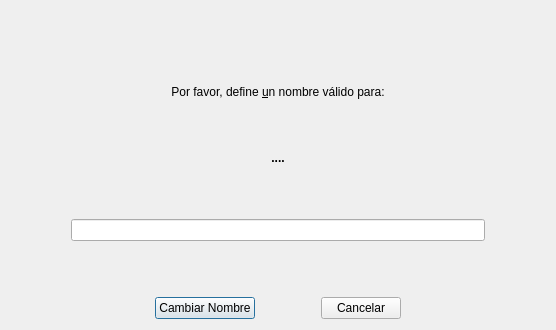
<?xml version="1.0" encoding="UTF-8"?>
<ui version="4.0">
 <class>Dialog</class>
 <widget class="QDialog" name="Dialog">
  <property name="geometry">
   <rect>
    <x>0</x>
    <y>0</y>
    <width>556</width>
    <height>330</height>
   </rect>
  </property>
  <property name="windowTitle">
   <string>Cambiar Nombre Grupo</string>
  </property>
  <layout class="QVBoxLayout" name="verticalLayout">
   <item>
    <spacer name="verticalSpacer_3">
     <property name="orientation">
      <enum>Qt::Vertical</enum>
     </property>
     <property name="sizeType">
      <enum>QSizePolicy::Fixed</enum>
     </property>
     <property name="sizeHint" stdset="0">
      <size>
       <width>20</width>
       <height>50</height>
      </size>
     </property>
    </spacer>
   </item>
   <item>
    <widget class="QLabel" name="label">
     <property name="text">
      <string>Por favor, define &amp;un nombre válido para:</string>
     </property>
     <property name="alignment">
      <set>Qt::AlignCenter</set>
     </property>
     <property name="buddy">
      <cstring>lNombreGrupo</cstring>
     </property>
    </widget>
   </item>
   <item>
    <widget class="QLabel" name="lNuevoNombreGrupo">
     <property name="font">
      <font>
       <weight>75</weight>
       <bold>true</bold>
      </font>
     </property>
     <property name="text">
      <string>....</string>
     </property>
     <property name="alignment">
      <set>Qt::AlignCenter</set>
     </property>
    </widget>
   </item>
   <item>
    <spacer name="verticalSpacer_2">
     <property name="orientation">
      <enum>Qt::Vertical</enum>
     </property>
     <property name="sizeType">
      <enum>QSizePolicy::Fixed</enum>
     </property>
     <property name="sizeHint" stdset="0">
      <size>
       <width>20</width>
       <height>25</height>
      </size>
     </property>
    </spacer>
   </item>
   <item>
    <layout class="QHBoxLayout" name="horizontalLayout_2">
     <item>
      <spacer name="horizontalSpacer_4">
       <property name="orientation">
        <enum>Qt::Horizontal</enum>
       </property>
       <property name="sizeType">
        <enum>QSizePolicy::Fixed</enum>
       </property>
       <property name="sizeHint" stdset="0">
        <size>
         <width>60</width>
         <height>20</height>
        </size>
       </property>
      </spacer>
     </item>
     <item>
      <widget class="QLineEdit" name="lNombreGrupo">
       <property name="maxLength">
        <number>25</number>
       </property>
       <property name="alignment">
        <set>Qt::AlignCenter</set>
       </property>
      </widget>
     </item>
     <item>
      <spacer name="horizontalSpacer_5">
       <property name="orientation">
        <enum>Qt::Horizontal</enum>
       </property>
       <property name="sizeType">
        <enum>QSizePolicy::Fixed</enum>
       </property>
       <property name="sizeHint" stdset="0">
        <size>
         <width>60</width>
         <height>20</height>
        </size>
       </property>
      </spacer>
     </item>
    </layout>
   </item>
   <item>
    <spacer name="verticalSpacer">
     <property name="orientation">
      <enum>Qt::Vertical</enum>
     </property>
     <property name="sizeType">
      <enum>QSizePolicy::Fixed</enum>
     </property>
     <property name="sizeHint" stdset="0">
      <size>
       <width>20</width>
       <height>50</height>
      </size>
     </property>
    </spacer>
   </item>
   <item>
    <layout class="QHBoxLayout" name="horizontalLayout">
     <item>
      <spacer name="horizontalSpacer">
       <property name="orientation">
        <enum>Qt::Horizontal</enum>
       </property>
       <property name="sizeHint" stdset="0">
        <size>
         <width>40</width>
         <height>20</height>
        </size>
       </property>
      </spacer>
     </item>
     <item>
      <widget class="QPushButton" name="bCambiarNombre">
       <property name="text">
        <string>Cambiar Nombre</string>
       </property>
       <property name="icon">
        <iconset>
         <normaloff>plasma-next-icons/Breeze/actions/toolbar/edit-rename.svg</normaloff>plasma-next-icons/Breeze/actions/toolbar/edit-rename.svg</iconset>
       </property>
      </widget>
     </item>
     <item>
      <spacer name="horizontalSpacer_3">
       <property name="orientation">
        <enum>Qt::Horizontal</enum>
       </property>
       <property name="sizeType">
        <enum>QSizePolicy::Fixed</enum>
       </property>
       <property name="sizeHint" stdset="0">
        <size>
         <width>60</width>
         <height>20</height>
        </size>
       </property>
      </spacer>
     </item>
     <item>
      <widget class="QPushButton" name="bCancelar">
       <property name="text">
        <string>Cancelar</string>
       </property>
       <property name="icon">
        <iconset>
         <normaloff>plasma-next-icons/Breeze/actions/toolbar/edit-delete.svg</normaloff>plasma-next-icons/Breeze/actions/toolbar/edit-delete.svg</iconset>
       </property>
      </widget>
     </item>
     <item>
      <spacer name="horizontalSpacer_2">
       <property name="orientation">
        <enum>Qt::Horizontal</enum>
       </property>
       <property name="sizeHint" stdset="0">
        <size>
         <width>40</width>
         <height>20</height>
        </size>
       </property>
      </spacer>
     </item>
    </layout>
   </item>
  </layout>
 </widget>
 <resources/>
 <connections/>
</ui>
